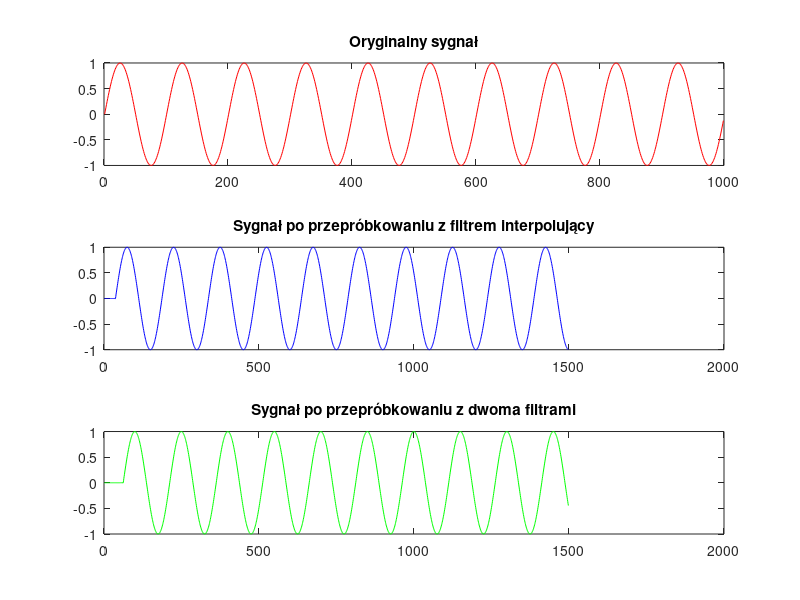
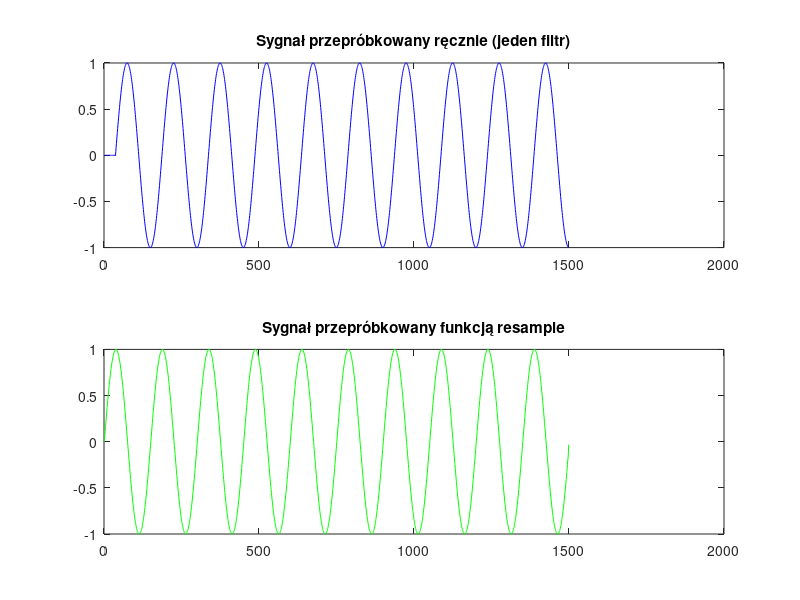

Reproduce these figures in MATLAB, in order.
%% Łączne nad/pod-próbkowanie sygnałów
clear all; close all; clc;

%% Parametry
K = 3; % Rząd nad-próbkowania (interpolacja)
L = 2; % Rząd pod-próbkowania (decymacja)

Nx = 1000;
x = sin(2*pi*(0:Nx-1)/100); % Generacja sygnału wejściowego
% [x, fs] = audioread('mowa.wav'); x = x(:,1)'; Nx = length(x); 

% Korekta długości dla filtracji polifazowej
R = rem(Nx, K); x = x(1:end-R); Nx = Nx - R;

%% Projektowanie filtrów
h_interp = K * fir1(2*72, 1/K, kaiser(2*72 + 1, 12)); % Filtr interpolujący
g_decim = fir1(2*50, 1/L - 0.1*(1/L), kaiser(2*50 + 1, 12)); % Filtr decymatora

% Wybór filtra o węższym paśmie
if 1/K < 1/L - 0.1*(1/L)
    chosen_filter = h_interp;
    filter_type = 'interpolujący';
else
    chosen_filter = g_decim;
    filter_type = 'decymatora';
end

%% Nad-próbkowanie (interpolacja)
xz = zeros(1, K*Nx); % Wstawienie zer pomiędzy próbki sygnału
xz(1:K:end) = x; % Próbki sygnału
yi = filter(chosen_filter, 1, xz); % Filtracja wygładzająca

%% Pod-probkowanie (decymacja)
% Korekta długości dla filtracji polifazowej
R = rem(length(yi), L); yi = yi(1:end-R); Nyi = length(yi) - R;

y = yi(1:L:end); % L-krotny reduktor

%% Porównanie sygnałów po przepróbkowaniu z użyciem jednego oraz dwóch filtrów
figure;
subplot(3,1,1); plot(x, 'r'); title('Oryginalny sygnał');
subplot(3,1,2); plot(y, 'b'); title(['Sygnał po przepróbkowaniu z filtrem ', filter_type]);

% Użycie dwóch filtrów
% Nad-próbkowanie (interpolacja) z własnym filtrem
yi_two_filters = filter(h_interp, 1, xz);
yi_two_filters = yi_two_filters(1:end-rem(length(yi_two_filters), L));

% Pod-probkowanie (decymacja) z własnym filtrem
y_two_filters = filter(g_decim, 1, yi_two_filters);
y_two_filters = y_two_filters(1:L:end);

subplot(3,1,3); plot(y_two_filters, 'g'); title('Sygnał po przepróbkowaniu z dwoma filtrami');

%% Odsłuchanie sygnału oryginalnego i przepróbkowanego
%sound(x, 48000);
%pause(length(x)/48000 + 2);
%sound(y, 32000);

%% Użycie funkcji Matlaba resample i porównanie wyników
y_resample = resample(x, K, L);
figure;
subplot(2,1,1); plot(y, 'b'); title('Sygnał przepróbkowany ręcznie (jeden filtr)');
subplot(2,1,2); plot(y_resample, 'g'); title('Sygnał przepróbkowany funkcją resample');